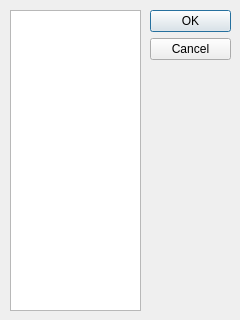
<?xml version="1.0" encoding="UTF-8"?>
<ui version="4.0">
 <class>Options</class>
 <widget class="QDialog" name="Options">
  <property name="geometry">
   <rect>
    <x>0</x>
    <y>0</y>
    <width>240</width>
    <height>320</height>
   </rect>
  </property>
  <property name="windowTitle">
   <string>Dialog</string>
  </property>
  <widget class="QDialogButtonBox" name="buttonBox">
   <property name="geometry">
    <rect>
     <x>150</x>
     <y>10</y>
     <width>81</width>
     <height>301</height>
    </rect>
   </property>
   <property name="orientation">
    <enum>Qt::Vertical</enum>
   </property>
   <property name="standardButtons">
    <set>QDialogButtonBox::Cancel|QDialogButtonBox::Ok</set>
   </property>
  </widget>
  <widget class="QListWidget" name="listWidget">
   <property name="geometry">
    <rect>
     <x>10</x>
     <y>10</y>
     <width>131</width>
     <height>301</height>
    </rect>
   </property>
  </widget>
 </widget>
 <resources/>
 <connections>
  <connection>
   <sender>buttonBox</sender>
   <signal>accepted()</signal>
   <receiver>Options</receiver>
   <slot>accept()</slot>
   <hints>
    <hint type="sourcelabel">
     <x>248</x>
     <y>254</y>
    </hint>
    <hint type="destinationlabel">
     <x>157</x>
     <y>274</y>
    </hint>
   </hints>
  </connection>
  <connection>
   <sender>buttonBox</sender>
   <signal>rejected()</signal>
   <receiver>Options</receiver>
   <slot>reject()</slot>
   <hints>
    <hint type="sourcelabel">
     <x>316</x>
     <y>260</y>
    </hint>
    <hint type="destinationlabel">
     <x>286</x>
     <y>274</y>
    </hint>
   </hints>
  </connection>
 </connections>
</ui>
